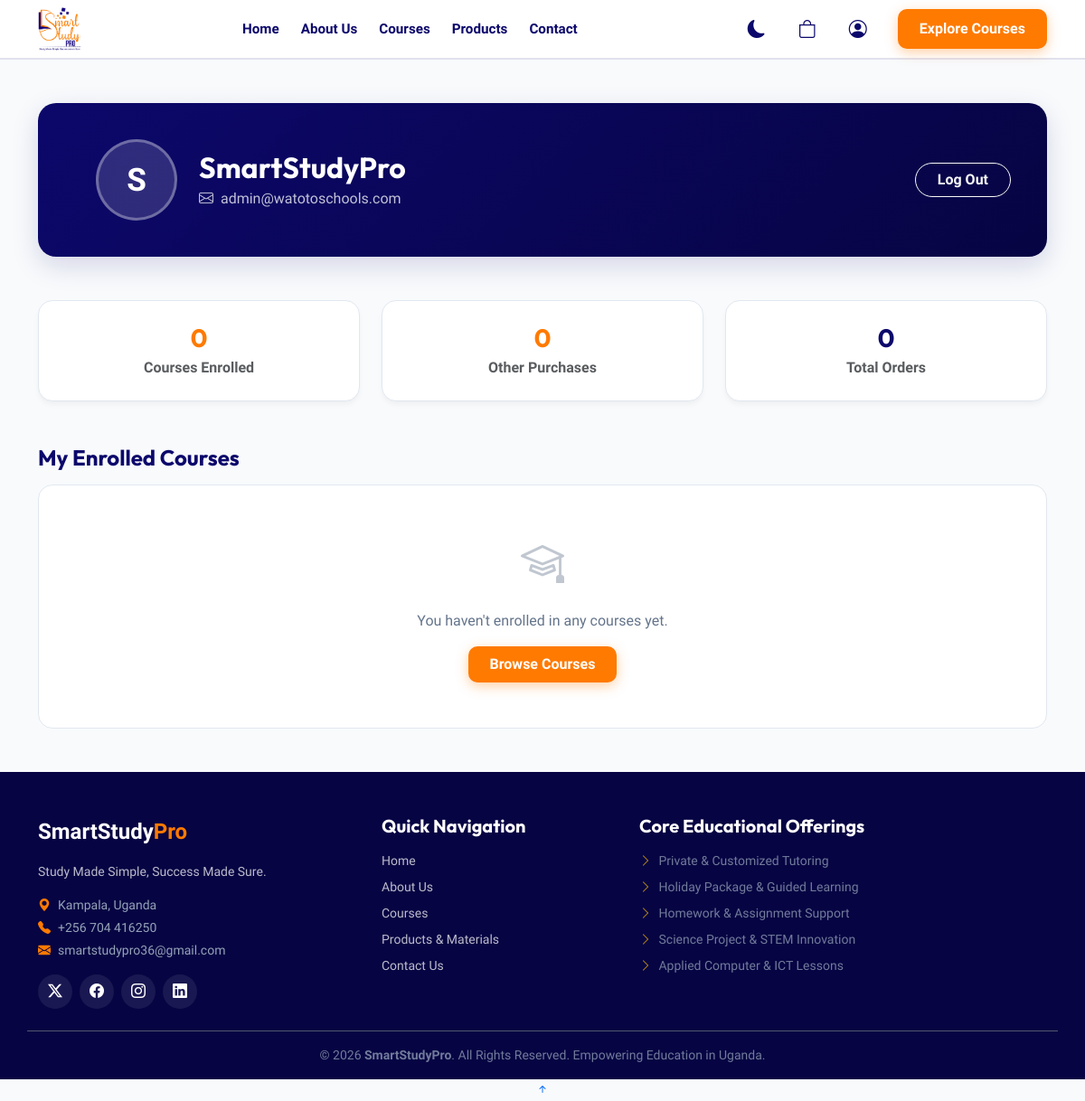
The app's page /profile.php (signed in) with its own data.
### tables this page shows
CREATE TABLE users (
        id INTEGER PRIMARY KEY AUTOINCREMENT,
        name TEXT NOT NULL,
        email TEXT NOT NULL UNIQUE,
        password_hash TEXT,
        google_id TEXT,
        avatar TEXT,
        created_at DATETIME DEFAULT CURRENT_TIMESTAMP
    , verification_token VARCHAR(255) NULL, email_verified TINYINT(1) DEFAULT 0);

### auth.php (called while the page is built, shortened)
<?php
function auth_db(): PDO {
    static $db = null;
    if ($db !== null) return $db;
    $dir = __DIR__ . "/database";
    $db = new PDO("sqlite:" . $dir . "/bookings.db");
    $db->setAttribute(PDO::ATTR_ERRMODE, PDO::ERRMODE_EXCEPTION);
    $db->exec("CREATE TABLE IF NOT EXISTS users (
        id INTEGER PRIMARY KEY AUTOINCREMENT,
        name TEXT NOT NULL,
        email TEXT NOT NULL UNIQUE,
        password_hash TEXT,
        google_id TEXT,
        avatar TEXT,
        created_at DATETIME DEFAULT CURRENT_TIMESTAMP
    )");
    return $db;
}
function current_user(): ?array {
    static $cache = null;
    if ($cache !== null) return $cache ?: null;
    $stmt = auth_db()->prepare("SELECT id, name, email, avatar, google_id FROM users WHERE id = :id");
    $stmt->execute([':id' => $_SESSION['user_id']]);
    $user = $stmt->fetch(PDO::FETCH_ASSOC);
    $cache = $user ?: false;
    return $user ?: null;
}
function is_logged_in(): bool {
    return current_user() !== null;
}
function require_login(): void {
    if (!is_logged_in()) {
        $redirect = urlencode($_SERVER['REQUEST_URI'] ?? 'profile.php');
        header("Location: login.php?redirect=" . $redirect);
        exit;
    }
}

### profile.php (the view, shortened to what this page needs)
<?php
require_once 'auth.php';
require_login();
$user = current_user();
$db = auth_db();
$stmt = $db->prepare("
    SELECT * FROM bookings
    WHERE paid = 1 AND (account_id = :account_id OR email = :email)
    ORDER BY created_at DESC
");
$stmt->execute([':account_id' => $user['id'], ':email' => $user['email']]);
$purchases = $stmt->fetchAll(PDO::FETCH_ASSOC);
$courses = [];
$otherItems = [];
$initials = strtoupper(substr(trim($user['name']), 0, 1) ?: 'U');
$phone   = '+256 704 416250';
$email   = 'smartstudypro36@gmail.com';
$address = 'Kampala, Uganda';
?>
<!DOCTYPE html>
<html lang="en">
<head>
  <link href="assets/vendor/bootstrap/css/bootstrap.min.css" rel="stylesheet">
  <link href="assets/vendor/bootstrap-icons/bootstrap-icons.css" rel="stylesheet">
  <link href="assets/vendor/aos/aos.css" rel="stylesheet">
  <link href="assets/vendor/glightbox/css/glightbox.min.css" rel="stylesheet">
  <link href="assets/vendor/swiper/swiper-bundle.min.css" rel="stylesheet">
</head>
<body class="profile-page">
 <?php include 'nav.php'; ?>
  <main class="container py-5">
    <div class="profile-hero d-flex align-items-center flex-wrap gap-4 mb-5" data-aos="fade-up">
      <div class="avatar-wrapper" onclick="document.getElementById('avatarFileInput').click();" title="Click to upload custom avatar">
        <div class="avatar-circle" id="avatarContainer">
          <?php if (!empty($user['avatar'])): ?>
            <img src="<?= htmlspecialchars($user['avatar']) ?>" alt="Avatar" onerror="this.remove(); document.getElementById('avatarContainer').textContent='<?= htmlspecialchars($initials) ?>';">
          <?php else: ?>
            <?= htmlspecialchars($initials) ?>
          <?php endif; ?>
        </div>
      </div>
      <div class="flex-grow-1">
        <h2 class="fw-bold mb-1"><?= htmlspecialchars($user['name']) ?></h2>
        <p class="mb-0 opacity-75"><i class="bi bi-envelope me-1"></i> <?= htmlspecialchars($user['email']) ?></p>
      </div>
      <a href="logout.php" class="btn btn-outline-light rounded-pill px-4 fw-semibold text-decoration-none">Log Out</a>
    </div>
    <div class="row g-4 mb-5" data-aos="fade-up" data-aos-delay="100">
      <div class="col-md-4">
        <div class="ssp-stat-card">
          <h3 class="fw-bold mb-1" style="color: var(--ssp-orange);"><?= count($courses) ?></h3>
          <p class="text-muted mb-0 fw-semibold">Courses Enrolled</p>
        </div>
      </div>
      <div class="col-md-4">
        <div class="ssp-stat-card">
          <h3 class="fw-bold mb-1" style="color: var(--ssp-orange);"><?= count($otherItems) ?></h3>
          <p class="text-muted mb-0 fw-semibold">Other Purchases</p>
        </div>
      </div>
      <div class="col-md-4">
        <div class="ssp-stat-card">
          <h3 class="fw-bold mb-1 ssp-heading-title"><?= count($purchases) ?></h3>
          <p class="text-muted mb-0 fw-semibold">Total Orders</p>
        </div>
      </div>
    </div>
    <div data-aos="fade-up" data-aos-delay="200">
      <h4 class="fw-bold mb-3 ssp-heading-title">My Enrolled Courses</h4>
      <?php if (empty($courses)): ?>
        <div class="empty-state">
          <i class="bi bi-mortarboard" style="font-size: 3rem; opacity: 0.4;"></i>
          <p class="mt-3 mb-3">You haven't enrolled in any courses yet.</p>
          <a href="courses.php" class="btn-ssp-primary text-decoration-none px-4 py-2 d-inline-block">Browse Courses</a>
        </div>
      <?php endif; ?>
    </div>
  </main>
  <footer id="footer" class="ssp-footer pt-5 pb-3">
    <div class="container footer-top mb-4">
      <div class="row gy-4">
        <div class="col-lg-4 col-md-6">
          <a href="index.php" class="ssp-footer-brand text-decoration-none mb-3 d-inline-block">
            SmartStudy<span>Pro</span>
          </a>
          <p class="small text-light opacity-75 mb-3">Study Made Simple, Success Made Sure.</p>
          <div class="small mb-3">
            <p class="mb-1"><i class="bi bi-geo-alt-fill me-2" style="color: var(--ssp-orange);"></i><?= htmlspecialchars($address) ?></p>
            <p class="mb-1"><i class="bi bi-telephone-fill me-2" style="color: var(--ssp-orange);"></i><?= htmlspecialchars($phone) ?></p>
            <p class="mb-1"><i class="bi bi-envelope-fill me-2" style="color: var(--ssp-orange);"></i><?= htmlspecialchars($email) ?></p>
          </div>
          <div class="d-flex gap-2">
            <a href="#" class="social-icon-btn"><i class="bi bi-twitter-x"></i></a>
            <a href="#" class="social-icon-btn"><i class="bi bi-facebook"></i></a>
            <a href="#" class="social-icon-btn"><i class="bi bi-instagram"></i></a>
            <a href="#" class="social-icon-btn"><i class="bi bi-linkedin"></i></a>
          </div>
        </div>
        <div class="col-lg-3 col-md-3">
          <h5 class="text-white fw-bold mb-3">Quick Navigation</h5>
          <ul class="list-unstyled small">
            <li class="mb-2"><a href="index.php" class="text-decoration-none text-light opacity-75">Home</a></li>
            <li class="mb-2"><a href="about.php" class="text-decoration-none text-light opacity-75">About Us</a></li>
            <li class="mb-2"><a href="courses.php" class="text-decoration-none text-light opacity-75">Courses</a></li>
            <li class="mb-2"><a href="products.php" class="text-decoration-none text-light opacity-75">Products & Materials</a></li>
            <li class="mb-2"><a href="contact.php" class="text-decoration-none text-light opacity-75">Contact Us</a></li>
          </ul>
        </div>
        <div class="col-lg-5 col-md-3">
          <h5 class="text-white fw-bold mb-3">Core Educational Offerings</h5>
          <ul class="list-unstyled small opacity-75">
            <li class="mb-2"><i class="bi bi-chevron-right text-warning me-1"></i> Private & Customized Tutoring</li>
            <li class="mb-2"><i class="bi bi-chevron-right text-warning me-1"></i> Holiday Package & Guided Learning</li>
            <li class="mb-2"><i class="bi bi-chevron-right text-warning me-1"></i> Homework & Assignment Support</li>
            <li class="mb-2"><i class="bi bi-chevron-right text-warning me-1"></i> Science Project & STEM Innovation</li>
            <li class="mb-2"><i class="bi bi-chevron-right text-warning me-1"></i> Applied Computer & ICT Lessons</li>
          </ul>
        </div>
      </div>
    </div>
    <div class="container text-center border-top border-secondary pt-3 mt-3 opacity-75 small">
      <p class="mb-0">&copy; <?= date('Y') ?> <strong>SmartStudyPro</strong>. All Rights Reserved. Empowering Education in Uganda.</p>
    </div>
  </footer>
  <a href="#" id="scroll-top" class="scroll-top d-flex align-items-center justify-content-center text-decoration-none"><i class="bi bi-arrow-up-short"></i></a>
</body>
</html>

### profile.php (style rules this page uses)
:root { --ssp-navy: #0C086B; --ssp-navy-dark: #070443; --ssp-orange: #FF7A00; --ssp-orange-hover: #E06B00; --ssp-bg-soft: #F8FAFC; --ssp-text-main: #1E293B; --ssp-text-muted: #64748B; --ssp-card-bg: #FFFFFF; --ssp-border-color: #E2E8F0; }
body { font-family: 'Plus Jakarta Sans', sans-serif; color: var(--ssp-text-main); background-color: var(--ssp-bg-soft); transition: background-color 0.3s ease, color 0.3s ease; }
h1, h2, h3, h4, h5, .brand-font { font-family: 'Outfit', sans-serif; }
.btn-ssp-primary { background-color: var(--ssp-orange); color: #FFFFFF; font-weight: 700; border-radius: 10px; padding: 10px 24px; border: none; box-shadow: 0 4px 14px rgba(255, 122, 0, 0.35); transition: all 0.25s ease; }
.profile-hero { background: linear-gradient(135deg, var(--ssp-navy) 0%, var(--ssp-navy-dark) 100%); border-radius: 20px; color: #FFFFFF; padding: 40px; box-shadow: 0 10px 30px rgba(12, 8, 107, 0.15); }
.avatar-wrapper { position: relative; cursor: pointer; }
.avatar-circle { width: 90px; height: 90px; border-radius: 50%; background: rgba(255,255,255,0.15); display: flex; align-items: center; justify-content: center; font-size: 2.2rem; font-weight: 700; color: #FFFFFF; border: 3px solid rgba(255,255,255,0.3); overflow: hidden; position: relative; }
.ssp-stat-card { background: var(--ssp-card-bg); border-radius: 16px; padding: 24px; border: 1px solid var(--ssp-border-color); box-shadow: 0 4px 6px -1px rgba(0,0,0,0.05); text-align: center; transition: background-color 0.3s ease, border-color 0.3s ease; }
.empty-state { text-align: center; padding: 50px 20px; color: var(--ssp-text-muted); background: var(--ssp-card-bg); border-radius: 16px; border: 1px solid var(--ssp-border-color); transition: background-color 0.3s ease, border-color 0.3s ease; }
.ssp-heading-title { color: var(--ssp-navy); }
.ssp-footer { background-color: var(--ssp-navy-dark); color: #94A3B8; }
.ssp-footer-brand { color: #FFFFFF; font-size: 1.5rem; font-weight: 800; }
.ssp-footer-brand span { color: var(--ssp-orange); }
.social-icon-btn { width: 38px; height: 38px; display: inline-flex; align-items: center; justify-content: center; border-radius: 50%; background: rgba(255, 255, 255, 0.08); color: #FFFFFF; transition: all 0.2s ease; text-decoration: none; }

### records on screen
users: name "S", name "SmartStudyPro", email "admin@watotoschools.com"

### other values on screen
count($courses) "0"
count($otherItems) "0"
count($purchases) "0"
$address "Kampala, Uganda"
$phone "+256 704 416250"
$email "smartstudypro36@gmail.com"
